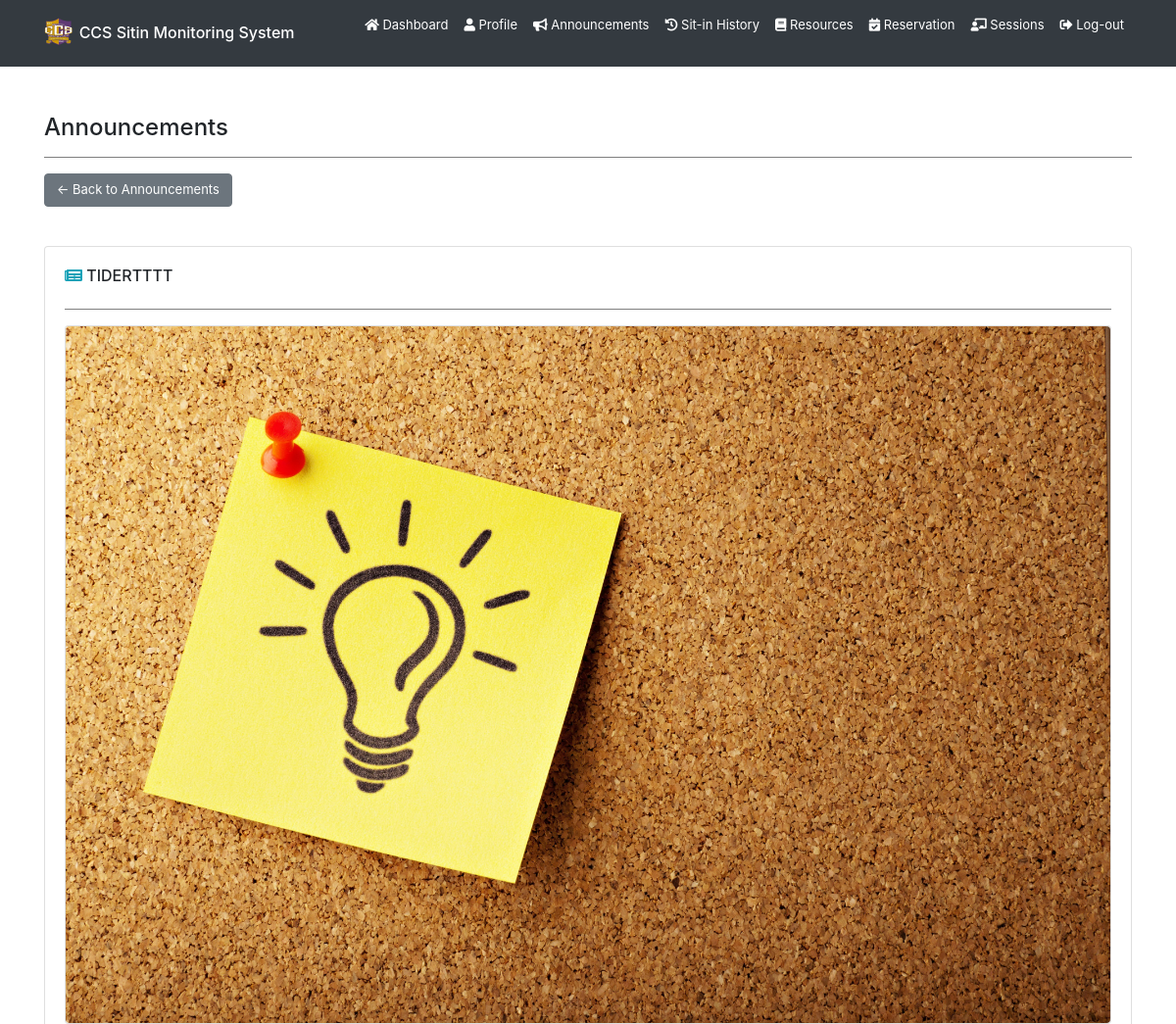
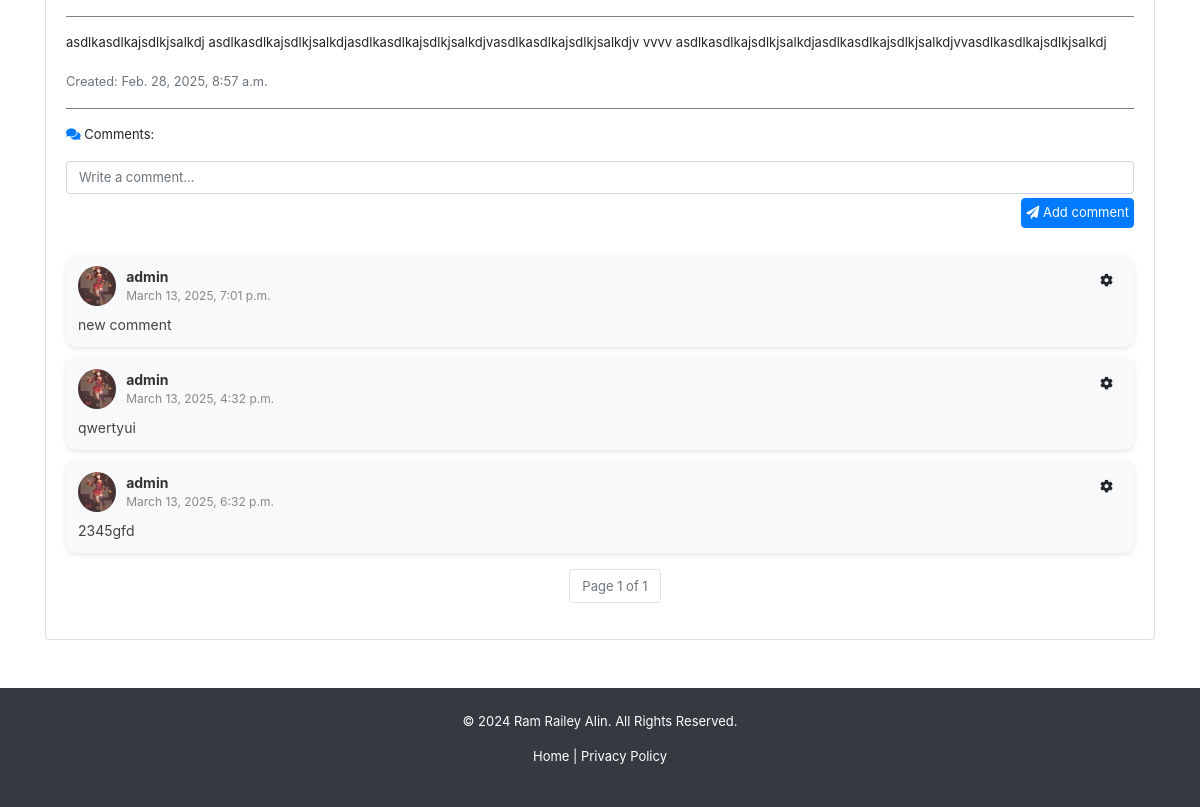
The page /announcements/5/ (signed in) on the database its author committed (2 pictures, top to bottom).
### backend/models.py (models this page shows, shortened)
class Announcement(models.Model):
    title = models.CharField(max_length=255, blank=True, null=True)
    content = models.TextField(blank=True, null=True)
    image = models.ImageField(upload_to="announcements/", default="announcements/announcement.jpg", blank=True, null=True)
    date = models.DateTimeField(auto_now_add=True)
    updated_at = models.DateTimeField(auto_now=True)
    superuser = models.ForeignKey(User, on_delete=models.CASCADE, limit_choices_to={'is_superuser': True})

class AnnouncementComment(models.Model):
    comment = models.TextField(blank=True, null=True)
    date = models.DateTimeField(auto_now_add=True)
    updated_at = models.DateTimeField(auto_now=True)
    announcement = models.ForeignKey(Announcement, on_delete=models.CASCADE)
    user = models.ForeignKey(User, on_delete=models.CASCADE)

class Registration(models.Model):
    idno = models.IntegerField(primary_key=True)
    lastname = models.CharField(max_length=80, null=True, blank=True)
    firstname = models.CharField(max_length=80, null=True, blank=True)
    middlename = models.CharField(max_length=80, null=True, blank=True)
    course = models.CharField(max_length=80, choices=COURSE_CHOICES, null=True, blank=True)
    level = models.IntegerField(null=True, choices=LEVEL_CHOICES, blank=True)
    email = models.EmailField(max_length=80, null=True, blank=True)
    address = models.CharField(max_length=255, null=True, blank=True)
    sessions = models.IntegerField(default=30, null=True, blank=True)
    profilepicture_og = models.ImageField(upload_to="profiles/", default="profiles/default.jpg", blank=True, null=True)
    profilepicture_lg = models.ImageField(upload_to="profiles/", default="profiles/default_lg.jpg", blank=True, null=True)
    profilepicture_md = models.ImageField(upload_to="profiles/", default="profiles/default_md.jpg", blank=True, null=True)
    profilepicture_sm = models.ImageField(upload_to="profiles/", default="profiles/default_sm.jpg", blank=True, null=True)
    profiledescription = models.TextField(blank=True, null=True)
    username = models.OneToOneField(User, on_delete=models.CASCADE)

### backend/views.py (the view)
# urls.py: path('announcements/<int:announcement_id>/', views.announcement, name='user-announcement'),
@login_required
def announcement(request, announcement_id):
    if request.user.is_authenticated:
        announcement = get_object_or_404(Announcement, pk=announcement_id)
        comments = AnnouncementComment.objects.filter(announcement=announcement).order_by('-updated_at')
        paginator = Paginator(comments, 30)
        page_number = request.GET.get('page')
        page_obj = paginator.get_page(page_number)
        return render(request, 'backend/pages/announcement.html', context={ 'announcement': announcement, 'announcementcomments': page_obj })
    return redirect('/')

### backend/templates/backend/pages/announcement.html (shortened to what this page needs)
{% extends 'backend/base.html' %}
{% load static %}
{% block content %}
<div class="container mt-5">
    <h4>Announcements</h4>
    <hr>
    <button class="btn btn-secondary mb-3" onclick="window.location.href = '{% url "user-announcements" %}'">
        ← Back to Announcements
    </button>
    <div id="announcement-body" class="card mt-4 rounded-box">
        <div class="card-body">
            <div class="d-flex justify-content-between align-items-center">
                <h6><i class="fas fa-newspaper text-info"></i> {{ announcement.title }}</h6>
            </div>
            <hr>
            {% if announcement.image %}
            <div class="text-center card">
                <img src="{{ announcement.image.url }}" alt="Announcement Image" class="img-fluid rounded" style="object-fit: cover;">
            </div>
            <hr>
            {% endif %}
            <p>{{ announcement.content }}</p>
            <small class="text-muted">Created: {{ announcement.date }}</small>
            <hr>
            <p>
                <i class="fas fa-comments text-primary"></i> Comments:</p>
            <form id="comment-form">
                <div class="form-group">
                    <textarea class="form-control" placeholder="Write a comment..."
                        oninput="this.style.height = ''; this.style.height = this.scrollHeight + 'px'" rows="1"
                        style="resize: none;" required></textarea>
                    <button type="button"
                        onclick="PostComment(this.parentElement.parentElement, '{{ announcement.id }}','{{ csrf_token }}')"
                        class="btn p-1 mt-1 btn-primary float-right"><i class="fas fa-paper-plane"></i> Add comment</button>
                </div>
            </form>
        {% if announcementcomments %}
            {% for comment in announcementcomments %}
            <div class="comment-card w-full">
                <div class="comment-header d-flex align-items-center">
                    <img src="{{ comment.user.registration.profilepicture_sm.url }}" alt="comment profile pic"
                        class="comment-pic">
                    <div class="d-flex justify-content-between w-100">
                        <div class="comment-user-info flex-grow-1">
                            <strong>{{ comment.user.username }}</strong>
                            <span class="comment-date">{{ comment.date }}</span>
                        </div>
                        <div class="dropdown ms-auto">
                            <button class="btn btn-light btn-sm" type="button" id="dropdownMenuButton"
                                data-toggle="dropdown" aria-haspopup="true" aria-expanded="false">
                                <i class="fas fa-cog"></i>
                            </button>
                        </div>
                    </div>
                </div>
                <div id="comment-text-{{ comment.id }}" class="comment-body">
                    <p>{% if comment.comment %}{{ comment.comment }}{% else %}N\A{% endif %}</p>
                </div>
            </div>
            {% endfor %}
        {% else %}
            <p class="text-muted"><i class="fas fa-info-circle"></i> No comments yet.</p>
        {% endif %}
            <div class="pagination mt-3 d-flex flex-column justify-content-center">
                <nav aria-label="Comment pagination">
                    <ul class="pagination justify-content-center">
                        <li class="page-item disabled">
                            <span class="page-link">Page {{ announcementcomments.number }} of {{ announcementcomments.paginator.num_pages }}</span>
                        </li>
                    </ul>
                </nav>
            </div>
        </div>
    </div>
</div>
{% endblock content %}

### backend/static/backend/css/styles.css (style rules this page uses)
* { box-sizing: border-box; padding: 0; margin: 0; }
li { text-decoration: none; }
p { font-size: small; }
button { font-size: small; }
.btn { font-size: small; }
form { display: flex; flex-direction: column; row-gap: 10px; }
hr { width: 100%; border: none; border-top: 1px solid gray; }
ul { font-size: small; margin-left: 30px; }
.comment-card { background: #f8f9fa; border-radius: 10px; padding: 12px; margin: 10px 0; display: flex; flex-direction: column; box-shadow: 0 2px 5px rgba(0, 0, 0, 0.1); }
.comment-header { display: flex; align-items: center; margin-bottom: 8px; }
.comment-pic { width: 40px; height: 40px; border-radius: 50%; object-fit: cover; margin-right: 10px; }
.comment-user-info { display: flex; flex-direction: column; }
.comment-user-info strong { font-size: 14px; color: #333; }
.comment-date { font-size: 12px; color: #888; }
.comment-body p { font-size: 14px; margin: 0; color: #444; }
input[type="text"], input[type="email"], input[type="password"], input[type="number"], input[type="search"], input[type="tel"], input[type="url"], input[type="date"], input[type="datetime-local"], input[type="month"], input[type="week"], input[type="time"], textarea, select { font-size: small !important; }

### rows shown on the page
Announcement: title "TIDERTTTT", image (picture), content "asdlkasdlkajsdlkjsalkdj asdlkasdlkajsdlkjsalkdjasdlkasdlkajsdlkjsalkdjvasdlkasdlkajsdlkjsalkdjv vvvv asdlkasdlkajsdlkjsalkdjasdlkasdlkajsdlkjsalkdjvvasdlkasdlkajsdlkjsalkdj", date "Feb. 28, 2025, 8:57 a.m."
AnnouncementComment: user.registration.profilepicture_sm (picture), user.username "admin", date "March 13, 2025, 7:01 p.m.", comment "new comment"
AnnouncementComment: user.registration.profilepicture_sm (picture), user.username "admin", date "March 13, 2025, 4:32 p.m.", comment "qwertyui"
AnnouncementComment: user.registration.profilepicture_sm (picture), user.username "admin", date "March 13, 2025, 6:32 p.m.", comment "2345gfd"

### other values the page prints
{{ announcementcomments.number }} "1"
{{ announcementcomments.paginator.num_pages }} "1"
